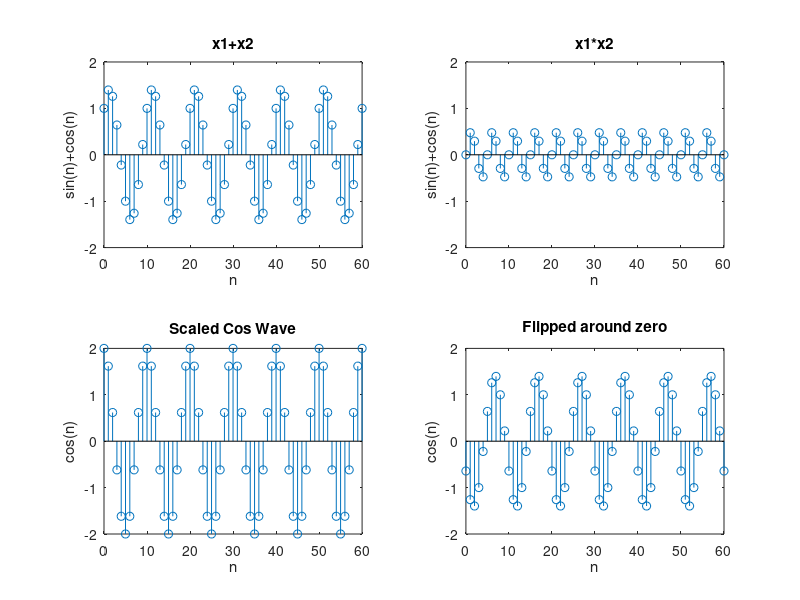

Write the MATLAB code that produced this figure.
N = 64; % 64 data points
fs = 1000;   % 1 kHz sampling frequency
T = 1/fs;    % sample period
f = 100;
n = 0:N-1;

x1 = sin(2*pi*f*n*T); % signal definition
% subplot(2,2,1)
stem(n, x1);
axis([0 60 -2 2])
xlabel("n")
ylabel("sin(n)")
title("Sine Wave")

x2 = cos(2*pi*f*n*T);
% subplot(2,2,2)
stem(n, x2);
axis([0 60 -2 2])
xlabel("n")
ylabel("cos(n)")
title("Cos Wave")

%a
subplot(2,2,1)
stem(n, x1+x2)
axis([0 60 -2 2])
xlabel("n")
ylabel("sin(n)+cos(n)")
title("x1+x2")

%b
subplot(2,2,2)
stem(n, x1.*x2)
axis([0 60 -2 2])
xlabel("n")
ylabel("sin(n)+cos(n)")
title("x1*x2")

%c
subplot(2,2,3)
stem(n, 2.*x2);
axis([0 60 -2 2])
xlabel("n")
ylabel("cos(n)")
title("Scaled Cos Wave")

%d
subplot(2,2,4)
stem(n, -fliplr(x1+x2));
axis([0 60 -2 2])
xlabel("n")
ylabel("cos(n)")
title("Flipped around zero")
